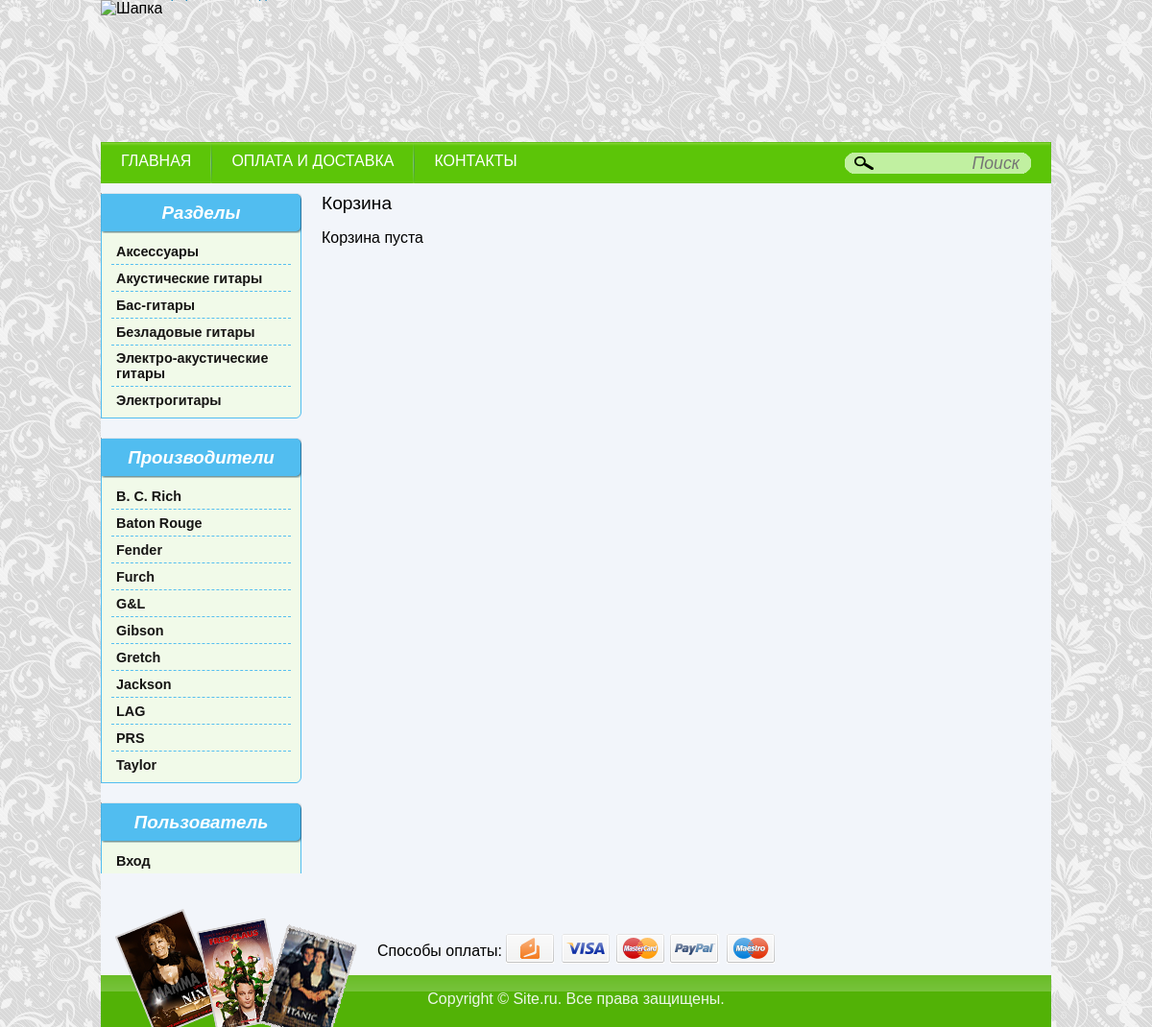
Screenshot of /shop/cart with the database file from the repository.
### shop/models.py (models this page shows, shortened)
class Section(models.Model):
    title = models.CharField(
        max_length=70,
        help_text='Здесь надо вводить название раздела',
        unique=True,
        verbose_name='Название раздела'
    )
    slug = models.SlugField(max_length=40, verbose_name='Псевдоним', default='')
    class Meta:
        ordering = ['title']
        verbose_name = 'Раздел'
        verbose_name_plural = 'Разделы'
    def get_absolute_url(self):
        return reverse('section', args=[self.slug])

class Manufacturer(models.Model):
    title = models.CharField(
        max_length=70,
        help_text='Здесь надо вводить название производителя',
        unique=True,
        verbose_name='Название производителя'
    )
    slug = models.SlugField(max_length=40, verbose_name='Псевдоним', default='')
    class Meta:
        ordering = ['title']
        verbose_name = 'Производитель'
        verbose_name_plural = 'Производители'
    def get_absolute_url(self):
        return reverse('manufacturer', args=[self.slug])

### shop/views.py (the view, shortened to what this page needs)
# urls.py: path('cart', views.cart, name='cart'),
def cart(request):
    result = update_cart_info(request)
    if result:
        return result
    cart_info = request.session.get('cart_info')
    products = []
    context = {'products': products, 'discount': request.session.get('discount', '')}
    return render(request, 'cart.html', context=context)

### shop/forms.py
class SearchForm(forms.Form):
    query = forms.CharField(widget=forms.TextInput(attrs={'placeholder': 'Поиск'}))

### blog/forms.py
class SearchForm(forms.Form):
    query = forms.CharField(widget=forms.TextInput(attrs={'placeholder': 'Поиск'}))

### shop/templates/cart.html (shortened to what this page needs)
{% extends 'shop_template.html' %}
{% block content %}
	<div id="cart">
	<h2>Корзина</h2>
	{% if products %}
									{% load static %}
		{% else %}
		 	<p>Корзина пуста</p>
		{% endif %}
</div>
{% endblock %}

### shop/templates/shop_template.html (shortened to what this page needs)
<!DOCTYPE html>
<html xmlns="http://www.w3.org/1999/xhtml">
<head>
	{% load static %}
	<link rel="stylesheet" href=" {% static 'styles/main.css' %}" type="text/css" />
</head>
<body>
	<div id="container">
		<div id="header">
			<img src="{% static 'images/header.png' %}" alt="Шапка" />
				{% load shop_filters %}
		</div>
		<div id="topmenu">
			<ul>
				<li>
					<a href="{% url 'shop' %}">ГЛАВНАЯ</a>
				</li>
				<li>
					<img src="{% static 'images/topmenu_border.png' %}" alt="" />
				</li>
				<li>
					<a href="{% url 'delivery' %}">ОПЛАТА И ДОСТАВКА</a>
				</li>
				<li>
					<img src="{% static 'images/topmenu_border.png' %}" alt="" />
				</li>
				<li>
					<a href="{% url 'contacts' %}">КОНТАКТЫ</a>
				</li>
			</ul>
			<div id="search">
				<form name="search" action="{% url 'search' %}" method="get">
					<table>
						<tr>
							<td class="input_left"></td>
							<td>
								{{ search_form.query }}
							</td>
							<td class="input_right"></td>
						</tr>
					</table>
				</form>
			</div>
		</div>
		<div id="content">
			<div id="left">
				<div class="menu">
					<div class="header">
						<h3>Разделы</h3>
					</div>
					<div class="items">
						{% for section in sections %}
							<p>
								<a href="{{ section.get_absolute_url }}">{{ section.title }}</a>
							 </p>
						{% endfor %}
					</div>
					<div class="bottom"></div>
				</div>
				<div class="menu">
					<div class="header">
						<h3>Производители</h3>
					</div>
					<div class="items">
						{% for manufacturer in manufacturers %}
							<p>
								<a href="{{ manufacturer.get_absolute_url }}">{{ manufacturer.title }}</a>
							 </p>
						{% endfor %}
					</div>
					<div class="bottom"></div>
				</div>
				<div class="menu">
					<div class="header">
						<h3>Пользователь</h3>
					</div>
					<div class="items">
						{% if user.is_authenticated %}
						<p>
							<a href="{% url 'orders' %}">Заказы</a>
						</p>
						<p>
								<a href="{% url 'logout' %}?next={{ request.path }}">Выход</a>
							</p>
						{% else %}
							<p>
								<a href="{% url 'login' %}?next={{ request.path }}">Вход</a>
							</p>
						{% endif %}
					</div>
				</div>
			</div>
			<div id="right">
				{% block content %}{% endblock %}
			</div>
			<div id="footer">
				<div id="pm">
					<table>
						<tr>
							<td>Способы оплаты:</td>
							<td>
								<img src="{% static 'images/pm.png' %}" alt="Способы оплаты" />
							</td>
						</tr>
					</table>
				</div>
				<div id="copy">
					<p>Copyright &copy; Site.ru. Все права защищены.</p>
				</div>
			</div>
		</div>
	</div>
</body>
</html>

### shop/static/styles/main.css (style rules this page uses)
body { background: url("../images/bg.png") repeat; font-family: Verdana, Arial, Tahoma; margin: 0; padding: 0; }
#container, #header img { width: 990px; }
#container { margin: 0 auto; }
#header { height: 148px; }
#topmenu { background: url("../images/bg_topmenu.png") repeat-x; border: 1px solid #60be15; height: 31px; padding-top: 10px; }
#topmenu ul { list-style: none; margin: 0; padding: 0; }
#topmenu ul li { float: left; }
#topmenu ul li img { margin-top: -9px; }
#topmenu a { color: #fff; display: block; margin: 0 20px; text-decoration: none; }
#search { float: right; margin-right: 20px; }
#search table { border-collapse: collapse; }
#search table td { display: inline-block; padding: 0; }
#search .input_left, #search .input_right { height: 22px; }
#search .input_left { background: url("../images/search_left.png") no-repeat; width: 30px; }
#search .input_right { background: url("../images/search_right.png") no-repeat; width: 7px; }
#search input { background-color: #c1f0a1; border: none; color: #f7fdf4; font-size: 110%; font-style: italic; height: 20px; outline: none; text-align: right; padding-right: 5px; width: 150px; }
#content { background-color: #f2f5fa; padding-top: 10px; width: 100%; }
.header { padding-top: 10px; }
.header h3 { color: #fff; font-style: italic; margin: 0; text-align: center; }
#left, #left .header, #left .bottom { width: 209px; }
#left .menu { background-color: #f1fae9; margin-bottom: 20px; }
#left .header { background: url("../images/left_header.png") no-repeat; height: 32px; }
#left .items { border: 1px solid #51bdf0; border-bottom: none; border-top: none; padding: 10px 10px 0; }
#left .items p { border-bottom: 1px dashed #56bff0; margin: 0 0 5px; }
#left .items p a { color: #161514; display: inline-block; font-size: 90%; font-weight: bold; margin: 0 0 5px 5px; text-decoration: none; }
#left .bottom { background: url("../images/left_bottom.png") no-repeat; height: 6px; }
#left { float: left; }
#right { margin-left: 230px; }
#footer { background: url("../images/footer_bg.png") repeat-x bottom; }
#footer #pm table { margin: 40px auto -80px; }
#footer #copy { background: url("../images/footer.png") no-repeat 2% bottom; height: 54px; padding-top: 85px; }
#footer #copy p { color: #edf6e9; text-align: center; }
#cart h2, #order h2 { font-size: 120%; font-weight: normal; margin: 0; }
#left .items p:last-child { border-bottom: none; margin: 0; }

### rows the page displays
Section: title "Аксессуары"
Section: title "Акустические гитары"
Section: title "Бас-гитары"
Section: title "Безладовые гитары"
Section: title "Электро-акустические гитары"
Section: title "Электрогитары"
Manufacturer: title "B. C. Rich"
Manufacturer: title "Baton Rouge"
Manufacturer: title "Fender"
Manufacturer: title "Furch"
Manufacturer: title "G&L"
Manufacturer: title "Gibson"
Manufacturer: title "Gretch"
Manufacturer: title "Jackson"
Manufacturer: title "LAG"
Manufacturer: title "PRS"
Manufacturer: title "Taylor"
